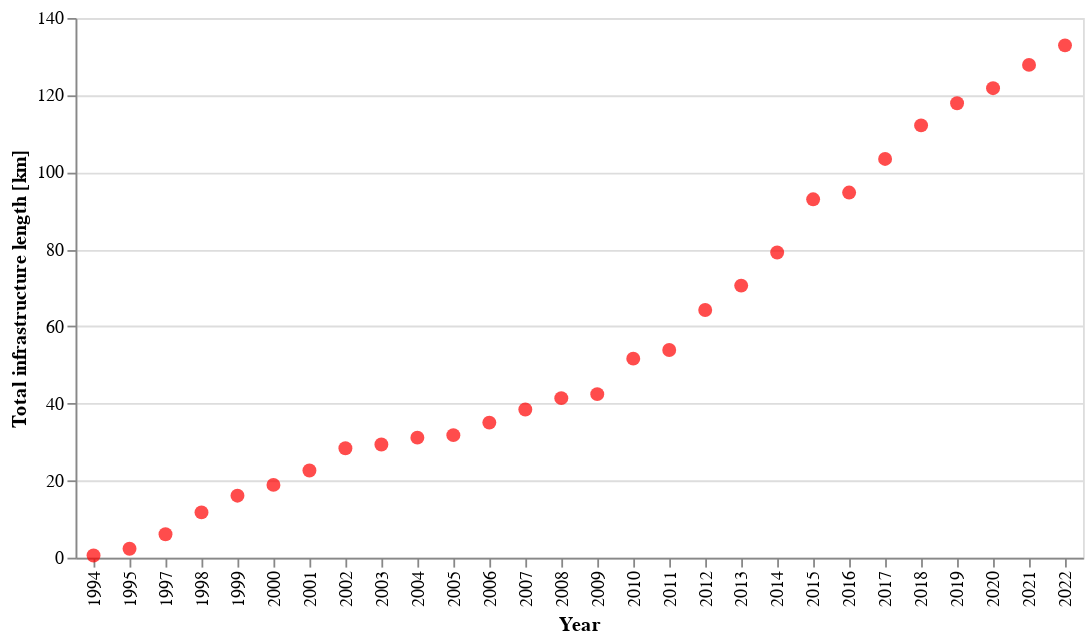

Notebook source saved alongside this figure:
### Code cell
chart = (
    alt.Chart(df_realizace)
    .mark_point(color="red", size=60, filled=True)
    .encode(
        x=alt.X("rok_realizace:O", axis=alt.Axis(title="Year"), scale=alt.Scale(zero=False)),
        y=alt.Y("total_delka:Q", axis=alt.Axis(title="Total infrastructure length [km]")),
    )
)
chart

### Figure 1 — Vega-Lite specification as saved in the notebook (floating-point values rounded to 4 significant figures)
{"config": {"view": {"continuousWidth": 400, "continuousHeight": 300}}, "data": {"name": "data-35b1dc1acbe0146b901a27881b0a031c"}, "mark": {"type": "point", "color": "red", "filled": true, "size": 60}, "encoding": {"x": {"axis": {"title": "Year"}, "field": "rok_realizace", "scale": {"zero": false}, "type": "ordinal"}, "y": {"axis": {"title": "Total infrastructure length [km]"}, "field": "total_delka", "type": "quantitative"}}, "$schema": "https://vega.github.io/schema/vega-lite/v4.17.0.json", "datasets": {"data-35b1dc1acbe0146b901a27881b0a031c": [{"rok_realizace": 1994.0, "delka": 576.8, "total_delka": 0.5768}, {"rok_realizace": 1995.0, "delka": 1734.0, "total_delka": 2.311}, {"rok_realizace": 1997.0, "delka": 3774.0, "total_delka": 6.085}, {"rok_realizace": 1998.0, "delka": 5665.0, "total_delka": 11.75}, {"rok_realizace": 1999.0, "delka": 4334.0, "total_delka": 16.08}, {"rok_realizace": 2000.0, "delka": 2802.0, "total_delka": 18.89}, {"rok_realizace": 2001.0, "delka": 3735.0, "total_delka": 22.62}, {"rok_realizace": 2002.0, "delka": 5759.0, "total_delka": 28.38}, {"rok_realizace": 2003.0, "delka": 971.4, "total_delka": 29.35}, {"rok_realizace": 2004.0, "delka": 1791.0, "total_delka": 31.14}, {"rok_realizace": 2005.0, "delka": 643.8, "total_delka": 31.79}, {"rok_realizace": 2006.0, "delka": 3257.0, "total_delka": 35.04}, {"rok_realizace": 2007.0, "delka": 3386.0, "total_delka": 38.43}, {"rok_realizace": 2008.0, "delka": 2960.0, "total_delka": 41.39}, {"rok_realizace": 2009.0, "delka": 1038.0, "total_delka": 42.43}, {"rok_realizace": 2010.0, "delka": 9207.0, "total_delka": 51.63}, {"rok_realizace": 2011.0, "delka": 2251.0, "total_delka": 53.89}, {"rok_realizace": 2012.0, "delka": 10380.0, "total_delka": 64.26}, {"rok_realizace": 2013.0, "delka": 6314.0, "total_delka": 70.58}, {"rok_realizace": 2014.0, "delka": 8579.0, "total_delka": 79.16}, {"rok_realizace": 2015.0, "delka": 13810.0, "total_delka": 92.96}, {"rok_realizace": 2016.0, "delka": 1747.0, "total_delka": 94.71}, {"rok_realizace": 2017.0, "delka": 8726.0, "total_delka": 103.4}, {"rok_realizace": 2018.0, "delka": 8707.0, "total_delka": 112.1}, {"rok_realizace": 2019.0, "delka": 5739.0, "total_delka": 117.9}, {"rok_realizace": 2020.0, "delka": 3912.0, "total_delka": 121.8}, {"rok_realizace": 2021.0, "delka": 6044.0, "total_delka": 127.8}, {"rok_realizace": 2022.0, "delka": 5063.0, "total_delka": 132.9}]}}
